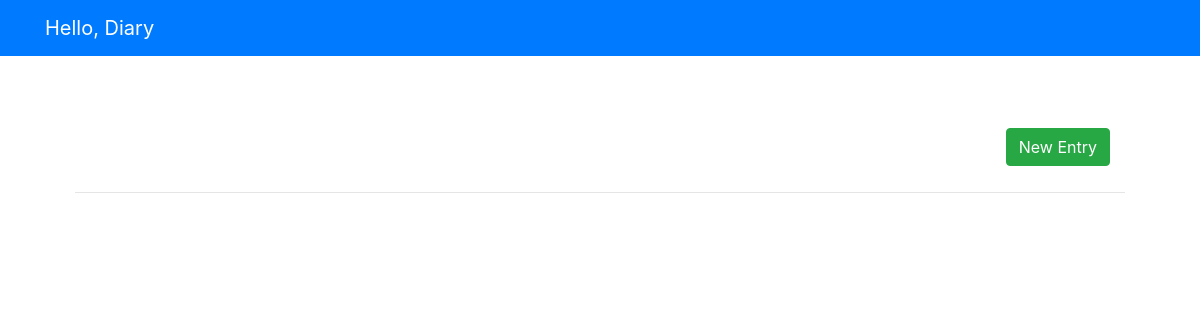
Before: / with the older database file.
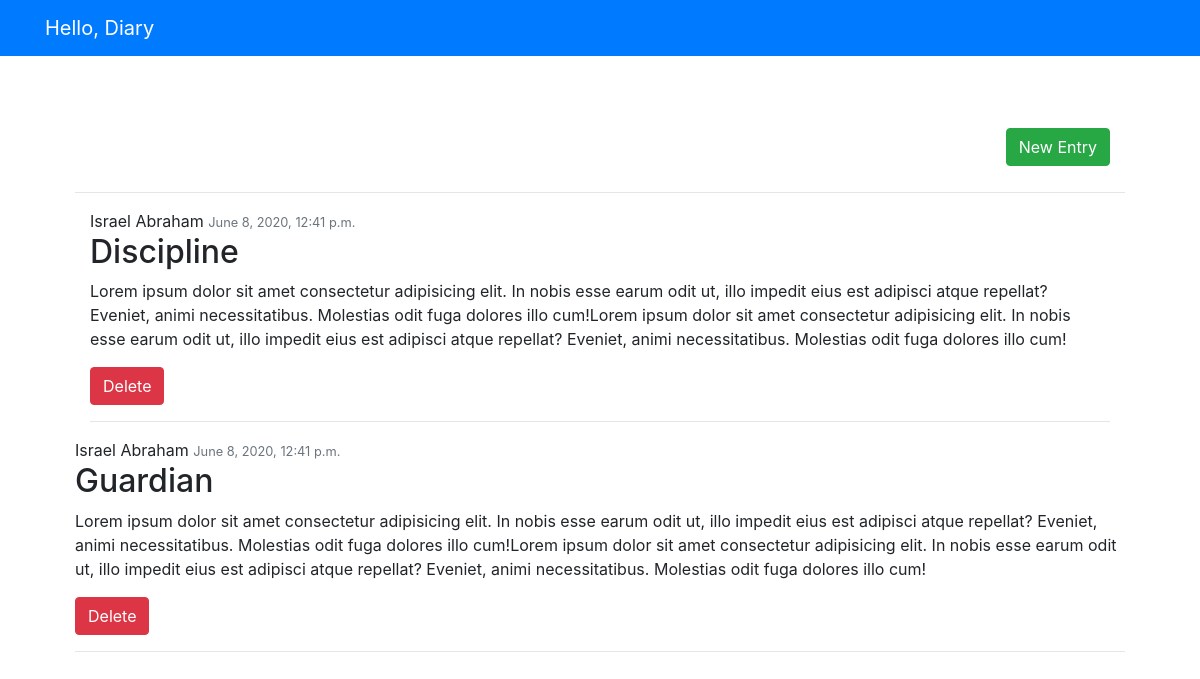
After: the same page with the newer database file.
### entry/models.py (models this page shows, shortened)
class Entry(models.Model):
    author    = models.CharField(max_length=100)
    title     = models.CharField(max_length=200)
    content   = models.TextField(max_length=600, unique=False)
    timestamp = models.DateTimeField(default=timezone.now)
    class Meta:
        verbose_name_plural = 'Entries'

### entry/views.py (the view)
# urls.py: 2. Add a URL to urlpatterns:  path('', views.home, name='home')
def home(request):
    posts = Entry.objects.all().order_by('-timestamp')
    return render(request, 'entry/home.html', {'posts': posts})

### templates/entry/home.html (shortened to what this page needs)
{% extends 'base.html' %}
{% block content %}
<div class="container">
    <br><br><br>
    <article class="media float-right">
        <div class="media-content">
            <div class="container">
                <button type="button" class="btn btn-success btn-md btn-fill">
                    <a href="{% url 'add' %}" style="color: white;">New
                        Entry
                    </a>
                </button>
            </div>
        </div>
    </article>
    <br><br>
    <hr>
    {% for post in posts %}
    <div class="container">
        <article class="media content-section">
            <div class="media-body">
                <div class="article-metadata">
                    {{ post.author }}</param>
                    <small class="text-muted">{{ post.timestamp }}</small>
                    <br>
                    <h2 class="class-title">{{ post.title }}</h2>
                    <p class="article-content">{{ post.content }}</p>
                    <form class="form form-inline" action="delete/{{post.id}}/" action="POST">
                        <button type="submit" class="btn btn-danger btn-md btn-fill">Delete</button>
                    </form>
                    <hr>
                </div>
            </div>
    </div>
</div>
{% endfor %}
</div>
{% endblock %}

### templates/base.html (shortened to what this page needs)
{% load static %}
<!DOCTYPE html>
<html lang="en">
<head>
    <link rel="stylesheet" href="{% static "bootstrap/css/bootstrap.css" %}">
    <link rel="stylesheet" href="{% static "bootstrap/css/bootstrap.min.css" %}">
</head>
<body>
    <nav class="navbar navbar-expand-lg navbar-dark bg-primary">
        <div class="container">
            <a href="{% url 'home' %}" class="navbar-brand">Hello, Diary</a>
        </div>
    </nav>
    <div class="container">
        <div class="container">
            {% block content %}
            {% endblock %}
        </div>
    </div>
</body>
</html>

Changed rows visible on the page:
added Entry: author "Israel Abraham", timestamp "June 8, 2020, 12:41 p.m.", title "Discipline", content "Lorem ipsum dolor sit amet consectetur adipisicing elit. In nobis esse earum odit ut, illo impedit eius est adipisci atque repellat? Eveniet, animi necessitatibus. Molestias odit fuga dolores illo cum!Lorem ipsum dolor sit amet consectetur adipisicing elit. In nobis esse earum odit ut, illo impedit eius est adipisci atque repellat? Eveniet, animi necessitatibus. Molestias odit fuga dolores illo cum!"
added Entry: author "Israel Abraham", timestamp "June 8, 2020, 12:41 p.m.", title "Guardian", content "Lorem ipsum dolor sit amet consectetur adipisicing elit. In nobis esse earum odit ut, illo impedit eius est adipisci atque repellat? Eveniet, animi necessitatibus. Molestias odit fuga dolores illo cum!Lorem ipsum dolor sit amet consectetur adipisicing elit. In nobis esse earum odit ut, illo impedit eius est adipisci atque repellat? Eveniet, animi necessitatibus. Molestias odit fuga dolores illo cum!"
